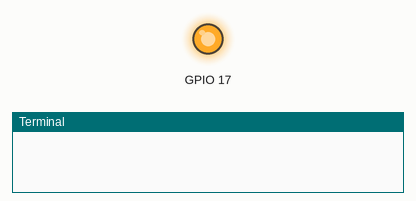
Recording of a program running on a simulated Raspberry Pi (BCM pin numbers). Parts: output pins drawn as LEDs (lit = HIGH), the last lines printed to the terminal. At 0.5 s the program stops and its outputs stay as they are.

Above: at 0.1 s.
At 0.6 s:
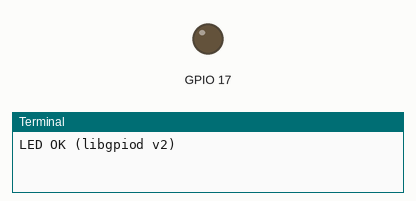
Timing chart, 0 to 2.0 s (numbered marks = the images above):
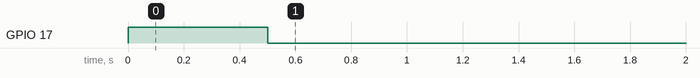

The program:

led_test.py
```python
import time, gpiod
from gpiod.line import Direction, Value

LED_GPIO = 17
CHIP = "/dev/gpiochip0"

cfg = gpiod.LineSettings(direction=Direction.OUTPUT, output_value=Value.INACTIVE)
req = gpiod.request_lines(CHIP, consumer="led-test", config={LED_GPIO: cfg})

req.set_value(LED_GPIO, Value.ACTIVE)
time.sleep(0.5)
req.set_value(LED_GPIO, Value.INACTIVE)
print("LED OK (libgpiod v2)")
req.release()
```

Measured:
- by itself, GPIO 17: LOW → HIGH at 0.00 s, → LOW 0.50 s later
